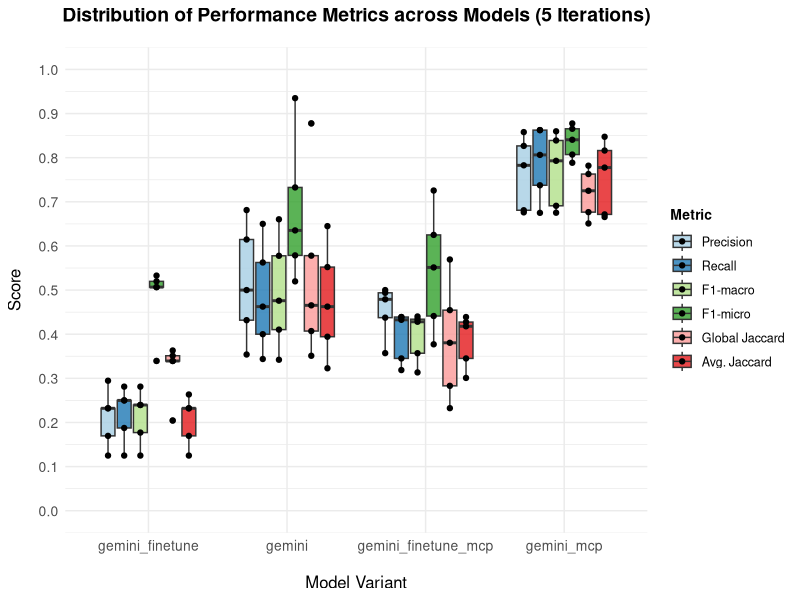
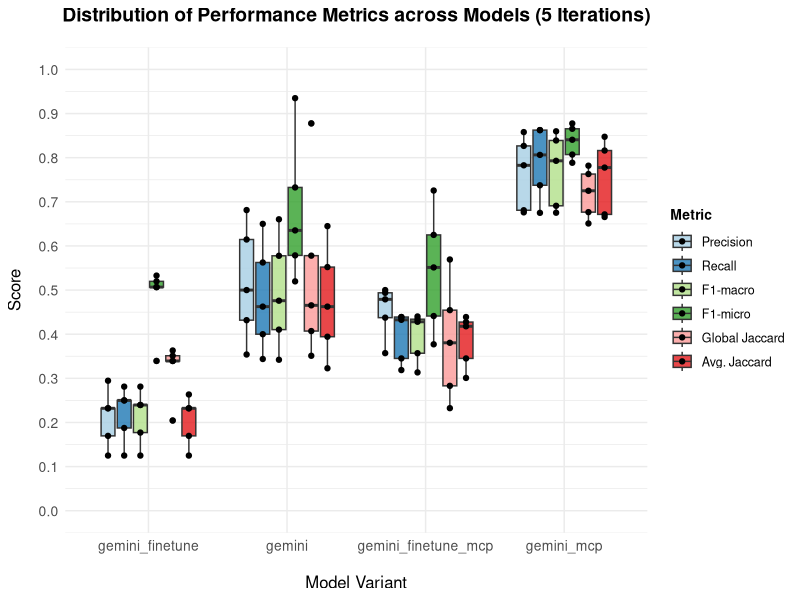

Source code (R) for these figures, in order:
library(tidyverse) # Includes ggplot2 and tidyr

# --- Data Preparation ---
data_raw <- tribble(
  ~Iteration, ~Model, ~Precision, ~Recall, ~F1_macro, ~F1_micro, ~Global_Jaccard, ~Average_Jaccard,
  1, "gemini", 0.6146, 0.5625, 0.5777, 0.7326, 0.5780, 0.5521,
  1, "gemini_finetune", 0.1696, 0.1875, 0.1771, 0.5328, 0.3631, 0.1696,
  1, "gemini_finetune_mcp", 0.4938, 0.4326, 0.4340, 0.6250, 0.4545, 0.4275,
  1, "gemini_mcp", 0.8580, 0.8625, 0.8598, 0.8776, 0.7819, 0.8474,
  
  2, "gemini", 0.3540, 0.3438, 0.3421, 0.5786, 0.4071, 0.3228,
  2, "gemini_finetune", 0.2321, 0.2500, 0.2396, 0.5067, 0.3393, 0.2321,
  2, "gemini_finetune_mcp", 0.4375, 0.3451, 0.3569, 0.4412, 0.2830, 0.3451,
  2, "gemini_mcp", 0.7827, 0.8063, 0.7929, 0.7885, 0.6509, 0.7776,
  
  3, "gemini", 0.5000, 0.4625, 0.4759, 0.6352, 0.4654, 0.4625,
  3, "gemini_finetune", 0.2946, 0.2812, 0.2812, 0.5198, 0.3512, 0.2634,
  3, "gemini_finetune_mcp", 0.3571, 0.3187, 0.3134, 0.3771, 0.2324, 0.3009,
  3, "gemini_mcp", 0.6809, 0.7375, 0.6910, 0.8071, 0.6766, 0.6715,
  
  4, "gemini", 0.6813, 0.6500, 0.6604, 0.9349, 0.8777, 0.6449,
  4, "gemini_finetune", 0.1250, 0.1250, 0.1250, 0.3394, 0.2044, 0.1250,
  4, "gemini_finetune_mcp", 0.4790, 0.4389, 0.4282, 0.7256, 0.5693, 0.4179,
  4, "gemini_mcp", 0.8267, 0.8625, 0.8390, 0.8655, 0.7629, 0.8162,
  
  5, "gemini", 0.4318, 0.4000, 0.4104, 0.5197, 0.3511, 0.3943,
  5, "gemini_finetune", 0.2321, 0.2500, 0.2396, 0.5067, 0.3393, 0.2321,
  5, "gemini_finetune_mcp", 0.5000, 0.4389, 0.4402, 0.5513, 0.3805, 0.4389,
  5, "gemini_mcp", 0.6761, 0.6750, 0.6753, 0.8406, 0.7250, 0.6656
)

data_raw$Model <- factor(data_raw$Model, levels = c("gemini_finetune", "gemini", "gemini_finetune_mcp", "gemini_mcp"))

data_long <- data_raw %>%
  pivot_longer(
    cols = c(Precision, Recall, F1_macro, F1_micro, Global_Jaccard, Average_Jaccard),
    names_to = "Metric",
    values_to = "Value"
  )

data_long$Metric <- factor(data_long$Metric,
                           levels = c("Precision", "Recall", "F1_macro", "F1_micro", "Global_Jaccard", "Average_Jaccard"),
                           labels = c("Precision", "Recall", "F1-macro", "F1-micro", "Global Jaccard", "Avg. Jaccard"))

plot_all_metrics <- ggplot(data_long, aes(x = Model, y = Value, fill = Metric)) +
  geom_boxplot(position = position_dodge(width = 0.7), width = 0.6, alpha = 0.8) +
  geom_point(position = position_dodge(width = 0.7), alpha = 1, size = 1.5, color = "black") +
  labs(
    title = "Distribution of Performance Metrics across Models (5 Iterations)",
    x = "Model Variant",
    y = "Score",
    fill = "Metric"
  ) +
  scale_y_continuous(limits = c(0, 1), breaks = seq(0, 1, by = 0.1)) +
  theme_minimal() +
  theme(
    plot.title = element_text(
      hjust = 0.5,
      face = "bold",
      size = 14,
      margin = margin(b = 15)
    ),
    axis.title.x = element_text(size = 12, margin = margin(t = 15)),
    axis.title.y = element_text(size = 12, margin = margin(r = 10)),
    axis.text.x = element_text(size = 10),
    axis.text.y = element_text(size = 10),
    legend.title = element_text(size = 10, face = "bold"),
    legend.text = element_text(size = 9)
  ) +
  scale_fill_brewer(palette = "Paired")

plot_all_metrics
# Save as pdf
pdf_output_path <- "boxplot.pdf"

ggsave(filename = pdf_output_path,
       plot = plot_all_metrics,
       width = 10,
       height = 5,
       units = "in",
       dpi = 1200)

cat(paste0("Boxplot saved to: ", pdf_output_path, "\n"))